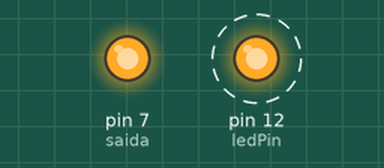
This sketch was run on a simulated Arduino Uno, built with avr-gcc and run on an emulated ATmega328P. Shown: output pins drawn as LEDs (lit = HIGH). Dashed ring = blinking.

Above: at 0.02 s.
Timing chart, 0 to 3.0 s (numbered marks = the images above):
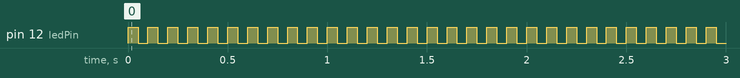

The sketch:

ligas_led.ino
```cpp
const int ledPin=12;
const int tempo=50;
const int entrada=2;
const int saida=7;

void setup() {
  // put your setup code here, to run once:
  Serial.begin(9600);
  pinMode(ledPin,OUTPUT);
  pinMode(entrada,INPUT);
  pinMode(saida,OUTPUT);
  digitalWrite(saida,HIGH);
}

void loop() {
 digitalWrite(ledPin,HIGH);
 delay(tempo);
 digitalWrite(ledPin,LOW);
 delay(tempo);
}
```

Measured:
- by itself, pin 12 (ledPin): alternates HIGH for 0.05 s and LOW for 0.05 s
